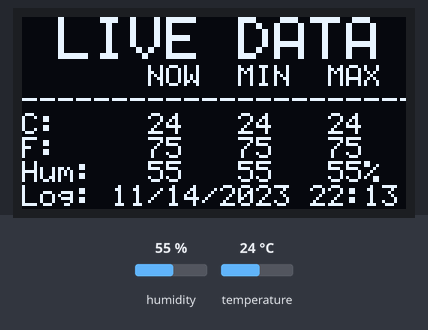
The sketch below on a simulated Arduino Uno, built with avr-gcc and run on an emulated ATmega328P. On the bench: 128×64 one-colour display. The inputs (shaded band) are chosen by the test bench; at power-on: humidity 55 %, temperature 24 °C. The local clock reads 2024-03-15 10:24:30 at power-on unless the sketch sets it; storage starts empty; what the sketch prints to the serial monitor is not drawn.

Above: at 0.3 s.

The sketch:

HuTempLogger2.ino
```cpp
// =========================================================================
// RESUME PROJECT: Hutemp Data Logger
// VERSION: 1.2.4
// DATE: August 15, 2026
// AUTHOR: Tj Johnston, K4TFJ
//
// HARDWARE COMPONENTS:
// - Microcontroller: Arduino Duemilanove (ATmega328P)
// - Temperature/Humidity Sensor: HiLetgo DHT11
// - Real Time Clock: HiLetgo DS3231 RTC
// - SD Card Module: HiLetgo SD TF Card Adapter
// - Display: 128x64 I2C OLED (Origin/Brand Unknown)
//
// HARDWARE RESTRAINTS:
// Limited ATmega328P dynamic RAM. Standard graphics libraries cause allocation
// failures when paired with the SD library buffer. Uses the text-only
// SSD1306Ascii library to eliminate the 1024-byte frame buffer requirement.
//
// STATUS:
// Standard integer baseline is stable. Current breadboard jumper wire links
// are suspect; final deployment will be permanently soldered on a custom PCB.
// User will manually adjust final logging interval configuration on Monday.
// =========================================================================

//#include <SPI.h>               // Core
#include <SD.h>                // Core
//#include <Wire.h>              // Core

#include <DHT.h>               // DHT sensor library by Adafruit (v1.4.7)
#include <RTClib.h>            // RTClib by Adafruit (v2.1.4)
//#include "SSD1306Ascii.h"      // SSD1306Ascii by Bill Greiman (v1.3.5)
#include "SSD1306AsciiWire.h"  // SSD1306Ascii by Bill Greiman (v1.3.5)

// --- LOGGING INTERVAL CONFIGURATION ---
#define LOG_INTERVAL_SECONDS 600
#define SCREEN_ADDRESS 0x3C
SSD1306AsciiWire display;

#define DHTPIN 2
#define DHTTYPE DHT11
DHT dht(DHTPIN, DHTTYPE);

const int chipSelect = 4;
File myFile;
RTC_DS1307 rtc; // Compatible with DS3231 hardware addresses

char timestamp[25];
char screenTime[20];
char temperature_c[5];
char temperature_f[5];
char humidity[5];

// Global variables to track Min and Max values
int min_c = 999, max_c = -999;
int min_f = 999, max_f = -999;
int min_h = 999, max_h = -999;

bool firstReadingCaptured = false;
bool sdError = false; // Flag to track if the SD card logging fails

void setup() {
  Serial.begin(9600);
  while (!Serial);

  Wire.begin();
  Wire.setClock(400000L);
  display.begin(&Adafruit128x64, SCREEN_ADDRESS);
  display.setFont(System5x7);

  display.clear();
  display.println(F("Hutemp logging"));

  dht.begin();

  if(!rtc.begin()) {
    Serial.println(F("Couldn't find RTC"));
    while (1);
  } else {
    rtc.adjust(DateTime(F(__DATE__), F(__TIME__)));
  }

  if(!rtc.isrunning()) {
    Serial.println(F("RTC is NOT running!"));
  }

  Serial.print(F("Initializing SD card..."));
  if(!SD.begin(chipSelect)) {
    Serial.println(F("initialization failed!"));
    sdError = true; // Flag the error if card fails initialization at startup
    return;
  }
  Serial.println(F("initialization done."));

  myFile = SD.open("DATA.csv", FILE_WRITE);
  if (myFile) {
    Serial.println(F("File opened ok"));
    myFile.println(F("Date,Time,Temperature C,Temperature F,Humidity"));
    myFile.close();
    sdError = false;
  } else {
    sdError = true;
  }
}

void loop() {
  // 1. Get Time
  DateTime now = rtc.now();
  sprintf(timestamp, "%02d/%02d/%04d, %02d:%02d:%02d", now.month(), now.day(), now.year(), now.hour(), now.minute(), now.second());
  sprintf(screenTime, "%02d/%02d/%04d %02d:%02d", now.month(), now.day(), now.year(), now.hour(), now.minute());

  // 2. Get Sensor Data
  float t_raw = dht.readTemperature();
  float f_raw = dht.readTemperature(true);
  float h_raw = dht.readHumidity();

  if (isnan(t_raw) || isnan(f_raw) || isnan(h_raw)) {
    Serial.println(F("Failed to read from DHT sensor! Skipping this loop..."));
    delay(LOG_INTERVAL_SECONDS * 1000UL);
    return;
  }

  // Convert floats to integers immediately
  int t = (int)(t_raw + 0.5);
  int f = (int)(f_raw + 0.5);
  int h = (int)(h_raw + 0.5);

  // 3. Track Min and Max Records safely using integers
  if (!firstReadingCaptured) {
    min_c = max_c = t;
    min_f = max_f = f;
    min_h = max_h = h;
    firstReadingCaptured = true;
  } else {
    if (t < min_c) min_c = t;
    if (t > max_c) max_c = t;
    if (f < min_f) min_f = f;
    if (f > max_f) max_f = f;
    if (h < min_h) min_h = h;
    if (h > max_h) max_h = h;
  }

  // Render text arrays cleanly from the rounded integers
  itoa(t, temperature_c, 10);
  itoa(f, temperature_f, 10);
  itoa(h, humidity, 10);

  // 4. Print detailed logs to Serial
  Serial.print(timestamp);
  Serial.print(F(" | C: ")); Serial.print(t); Serial.print(F(" (Min: ")); Serial.print(min_c); Serial.print(F(", Max: ")); Serial.print(max_c); Serial.print(F(")"));
  Serial.print(F(" | F: ")); Serial.print(f); Serial.print(F(" (Min: ")); Serial.print(min_f); Serial.print(F(", Max: ")); Serial.print(max_f); Serial.print(F(")"));
  Serial.print(F(" | Hum: ")); Serial.print(h); Serial.print(F("% (Min: ")); Serial.print(min_h); Serial.print(F("%, Max: ")); Serial.print(max_h); Serial.println(F("%)"));

  // 5. Log to SD Card with real-time error tracking
  myFile = SD.open("DATA.csv", FILE_WRITE);
  if (myFile) {
    myFile.print(timestamp); myFile.print(F(", "));
    myFile.print(t); myFile.print(F(", "));
    myFile.print(f); myFile.print(F(", "));
    myFile.println(h);
    myFile.close();
    sdError = false; // Write succeeded, system healthy!
  } else {
    Serial.println(F("SD Write Error detected!"));
    sdError = true; // Write failed, toggle error flag
  }

  // 6. Update OLED Display
  display.clear();

  // Hand-centered double height header with dynamic asterisk alert flag
  display.set2X();
  if (sdError) {
    display.println(F(" LIVE DATA*")); // Error state: Shows asterisk indicator
  } else {
    display.println(F(" LIVE DATA ")); // Healthy state: Keeps space layout clean
  }
  display.set1X();

  display.println(F("       NOW  MIN  MAX"));
  display.println(F("----------------------"));

  // C Row
  display.print(F("C:     ")); display.print(t);
  display.print(F("   ")); display.print(min_c);
  display.print(F("   ")); display.println(max_c);

  // F Row
  display.print(F("F:     ")); display.print(f);
  display.print(F("   ")); display.print(min_f);
  display.print(F("   ")); display.println(max_f);

  // Humidity Row
  display.print(F("Hum:   ")); display.print(h);
  display.print(F("   ")); display.print(min_h);
  display.print(F("   ")); display.print(max_h); display.println(F("%"));

  display.print(F("Log: ")); display.println(screenTime);

  delay(LOG_INTERVAL_SECONDS * 1000UL);
}
```
